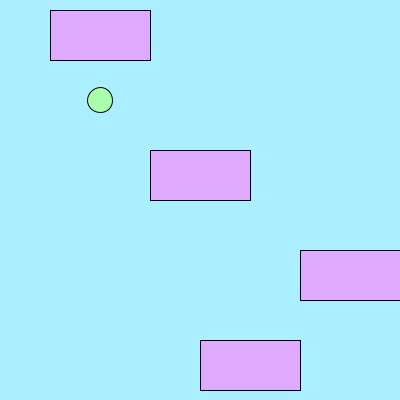
Frame 1 (no input)
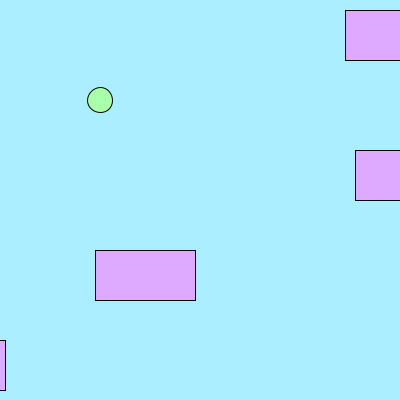
Frame 60 (the mouse pressed at the canvas centre just before this capture)
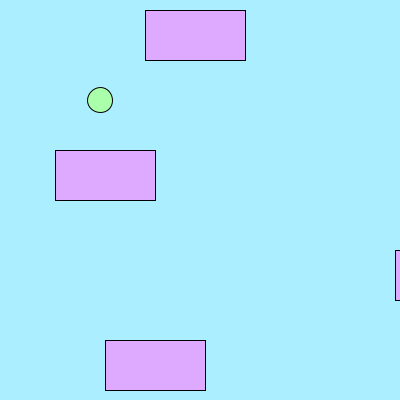
Frame 120 (the mouse held since frame 60 and released just before this capture)

The Processing sketch that drew these frames (run headless with seeded random() and noise(); from frame 60 on, the mouse is pressed at the canvas centre):

// Processing sketch: Frogger
// ── Frogger.pde
int fxpos = 100;
int fypos = 100; 
int hopdist = 15; 
Car car = new Car(150, 150, 50, 5); 
Car carr = new Car(200, 340, 50, 5); 
Car carrr = new Car(50, 10, 50, -5);
Car carrrr = new Car (300, 250, 50, -5); 
void setup() {
  size(400, 400);
}

void draw () {
  background(170, 238, 255); 
  fill(170, 255, 170);
  ellipse(fxpos, fypos, 25, 25);  
  offScreen(); 
  car.display(); 
  car.move();
  if (intersects(car) || intersects(carr) || intersects(carrr) || intersects(carrrr) ) {
    fxpos = 100;
    fypos = 100;
  }
  carr.display(); 

  carr.move();
  carrr.display(); 
  carrr.move(); 

  carrrr.display();
  carrrr.move();
} 

void offScreen() {

  if (fxpos > 400 || fxpos < 0) {
    fxpos = 100;
  } 
  if (fypos > 400 || fypos < 0) {
    fypos = 100;
  }
}

void keyPressed()
{
  if (key == CODED) {
    if (keyCode == UP)
    {

      fypos = fypos - hopdist; 
      //Frog Y position goes up
    } else if (keyCode == DOWN)
    {
      fxpos = fxpos;
      fypos = fypos +hopdist;
      //Frog Y position goes down
    } else if (keyCode == RIGHT)
    {
      fypos = fypos;
      fxpos = fxpos +hopdist;
      //Frog X position goes right
    } else if (keyCode == LEFT)
    {
      fypos = fypos;
      fxpos = fxpos - hopdist; 
      //Frog X position goes left
    }
  }
}
void display() 
{

  fill(221, 136, 170);
  rect(200, 200, 100, 50);
}

boolean intersects(Car car) {
  if ((fypos > car.getY() && fypos < car.getY()+50) && (fxpos > car.getX() && fxpos < car.getX()+car.getSize()))
  {
    return true;
  } else 
  {
    return false;
  }
}
// ── Car.pde

class Car {
  int cxpos; 
  int cypos;
  int size ;
  int speed; 

  Car(int cxpos, int cypos, int size, int speed) {
    this.cxpos = cxpos; 
    this.cypos = cypos;
    this.size = size;
    this.speed = speed;
  }
  void display() 
  {
    fill(221, 170, 255);
    rect(cxpos, cypos, size * 2, size);
  }
  void move() {
    cxpos = cxpos-speed; 

    if (cxpos < 0 - size * 2) {
      cxpos = 395;
    } else if (cxpos > 400) {
      cxpos = 5 - size * 2;
    }
  }
  int getY() {
    return cypos;
  }
  int getX() {
    return cxpos;
  }
  int getSize() {
    return size;
  }
}
